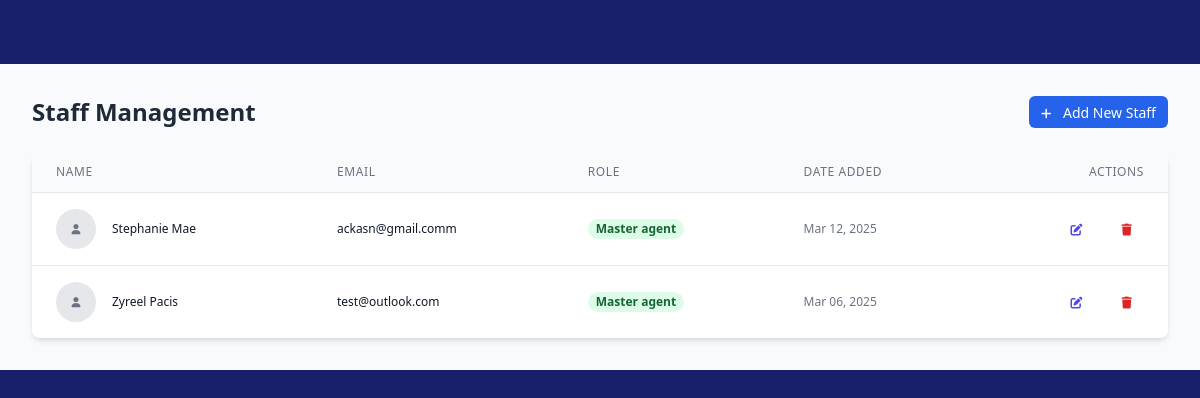
The page /admin/staff_management.php (signed in) on the database its author committed.
### tables this page shows
CREATE TABLE `staff_members` (
  `id` int(11) NOT NULL,
  `name` varchar(255) NOT NULL,
  `password` varchar(255) NOT NULL,
  `email` varchar(255) NOT NULL,
  `role` enum('admin','master_agent','agent') NOT NULL,
  `created_at` timestamp NOT NULL DEFAULT current_timestamp(),
  `updated_at` timestamp NOT NULL DEFAULT current_timestamp() ON UPDATE current_timestamp()
);

### admin/staff_management.php (the view, shortened to what this page needs)
<?php
$edit_input = [];
$mysqli = db_connect();
$sql = "SELECT id, name, email, role, created_at FROM staff_members WHERE id != ? ORDER BY created_at DESC";
$stmt = $mysqli->prepare($sql);
$stmt->bind_param("i", $_SESSION['user_id']);
$stmt->execute();
$result = $stmt->get_result();
$staff_members = $result->fetch_all(MYSQLI_ASSOC);
?>
<!DOCTYPE html>
<html lang="en">
<head>
    <script src="https://cdn.tailwindcss.com"></script>
    <link rel="stylesheet" href="https://cdnjs.cloudflare.com/ajax/libs/font-awesome/6.4.0/css/all.min.css">
    <link rel="stylesheet" href="assets/css/dashboard.css">
</head>
<div x-data="{
    showModal: <?php echo isset($_GET['show_modal']) ? 'true' : 'false'; ?>,
    showEditModal: <?php echo isset($_SESSION['edit_error']) ? 'true' : 'false'; ?>,
    editUserId: <?php echo isset($edit_input['id']) ? $edit_input['id'] : 'null'; ?>,
    editName: '<?php echo isset($edit_input['name']) ? addslashes($edit_input['name']) : ''; ?>',
    editEmail: '<?php echo isset($edit_input['email']) ? addslashes($edit_input['email']) : ''; ?>',
    editRole: '<?php echo isset($edit_input['role']) ? addslashes($edit_input['role']) : ''; ?>',
    editSuccess: <?php echo isset($_GET['edit_success']) ? 'true' : 'false'; ?>,
    editedUser: '<?php echo isset($_GET['user']) ? htmlspecialchars($_GET['user']) : ''; ?>'
}" x-init="() => {
    <?php if (isset($_SESSION['edit_error'])): ?>
    // Clear the session flag
    <?php unset($_SESSION['edit_error']); ?>
    <?php endif; ?>
}">
    <div class="flex pt-16">
        <main class="flex-1 p-8 bg-gray-50" :class="{ 'blur-sm': showModal || showEditModal }">
            <div class="max-w-6xl mx-auto">
                <div class="flex justify-between items-center mb-6">
                    <h1 class="text-2xl font-bold text-gray-800">Staff Management</h1>
                    <button @click="showModal = true"
                        class="px-4 py-2 bg-blue-600 text-white rounded-md hover:bg-blue-700 focus:outline-none focus:ring-2 focus:ring-blue-500">
                        <i class="fas fa-plus mr-2"></i> Add New Staff
                    </button>
                </div>
                <div class="bg-white shadow-md rounded-lg overflow-hidden">
                    <table class="min-w-full divide-y divide-gray-200">
                        <thead class="bg-gray-50">
                            <tr>
                                <th scope="col"
                                    class="px-6 py-3 text-left text-xs font-medium text-gray-500 uppercase tracking-wider">
                                    Name</th>
                                <th scope="col"
                                    class="px-6 py-3 text-left text-xs font-medium text-gray-500 uppercase tracking-wider">
                                    Email</th>
                                <th scope="col"
                                    class="px-6 py-3 text-left text-xs font-medium text-gray-500 uppercase tracking-wider">
                                    Role</th>
                                <th scope="col"
                                    class="px-6 py-3 text-left text-xs font-medium text-gray-500 uppercase tracking-wider">
                                    Date Added</th>
                                <th scope="col"
                                    class="px-6 py-3 text-right text-xs font-medium text-gray-500 uppercase tracking-wider">
                                    Actions</th>
                            </tr>
                        </thead>
                        <tbody class="bg-white divide-y divide-gray-200">
                            <?php if (count($staff_members) > 0): ?>
                                <?php foreach ($staff_members as $staff): ?>
                                    <tr>
                                        <td class="px-6 py-4 whitespace-nowrap">
                                            <div class="flex items-center">
                                                <div class="flex-shrink-0 h-10 w-10">
                                                    <div
                                                        class="h-10 w-10 rounded-full bg-gray-200 flex items-center justify-center">
                                                        <i class="fas fa-user text-gray-500"></i>
                                                    </div>
                                                </div>
                                                <div class="ml-4">
                                                    <div class="text-sm font-medium text-gray-900">
                                                        <?php echo htmlspecialchars($staff['name']); ?>
                                                    </div>
                                                </div>
                                            </div>
                                        </td>
                                        <td class="px-6 py-4 whitespace-nowrap">
                                            <div class="text-sm text-gray-900">
                                                <?php echo htmlspecialchars($staff['email']); ?>
                                            </div>
                                        </td>
                                        <td class="px-6 py-4 whitespace-nowrap">
                                            <span class="px-2 inline-flex text-xs leading-5 font-semibold rounded-full
                                                <?php
                                                if ($staff['role'] == 'admin')
                                                    echo 'bg-purple-100 text-purple-800';
                                                elseif ($staff['role'] == 'master_agent')
                                                    echo 'bg-green-100 text-green-800';
                                                else
                                                    echo 'bg-blue-100 text-blue-800';
                                                ?>">
                                                <?php echo ucfirst(str_replace('_', ' ', htmlspecialchars($staff['role']))); ?>
                                            </span>
                                        </td>
                                        <td class="px-6 py-4 whitespace-nowrap text-sm text-gray-500">
                                            <?php echo date('M d, Y', strtotime($staff['created_at'])); ?>
                                        </td>
                                        <td class="px-6 py-4 whitespace-nowrap text-right text-sm font-medium">
                                            <button @click="
    showEditModal = true;
    editUserId = <?php echo $staff['id']; ?>;
    editName = '<?php echo addslashes(htmlspecialchars($staff['name'])); ?>';
    editEmail = '<?php echo addslashes(htmlspecialchars($staff['email'])); ?>';
    editRole = '<?php echo addslashes(htmlspecialchars($staff['role'])); ?>';
    $nextTick(() => {
        document.getElementById('edit_name').value = editName;
        document.getElementById('edit_email').value = editEmail;
        document.getElementById('edit_role').value = editRole;
    });" class="text-indigo-600 hover:text-indigo-900 mr-3 bg-transparent border-none cursor-pointer focus:outline-none">
                                                <i class="fas fa-edit"></i>
                                            </button>
                                            <div x-data="{ showConfirm: false }" class="inline-block">
                                                <button @click="showConfirm = true" class="text-red-600 hover:text-red-900">
                                                    <i class="fas fa-trash"></i>
                                                </button>
                                            </div>
                                        </td>
                                    </tr>
                                <?php endforeach; ?>
                            <?php endif; ?>
                        </tbody>
                    </table>
                </div>
            </div>
        </main>
    </div>
</div>
</html>

### assets/css/dashboard.css (style rules this page uses)
button, select, input { font-size: 0.875rem !important; padding: 0.35rem 0.75rem !important; }
.px-4 { padding-left: 0.75rem !important; padding-right: 0.75rem !important; }
.py-2 { padding-top: 0.35rem !important; padding-bottom: 0.35rem !important; }
.fa, .fas, .far, .fab { font-size: 0.85em !important; }
.text-sm { font-size: 0.75rem !important; }
button i { vertical-align: middle; }

### rows shown on the page
staff_members: name "Stephanie Mae", email "ackasn@gmail.comm", role "Master agent", created_at "Mar 12, 2025"
staff_members: name "Zyreel Pacis", email "test@outlook.com", role "Master agent", created_at "Mar 06, 2025"
